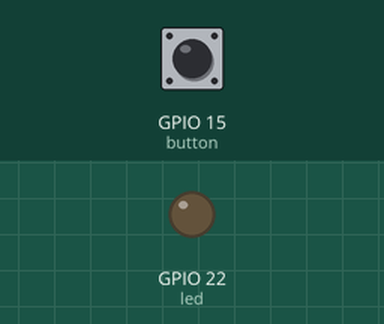
The sketch below on a simulated ESP32. Shown: output pins drawn as LEDs (lit = HIGH). The test bench sets the inputs (shaded band); at power-on: GPIO 15 (button) LOW. WiFi joins after 1.5 s; servers stay silent unless stated; no MQTT or app messages arrive unless stated; what the sketch prints to the serial monitor is not drawn.

Above: at 2.7 s.
2.8 s: GPIO 15 (button) pulled HIGH for 1 s
At 4.2 s:
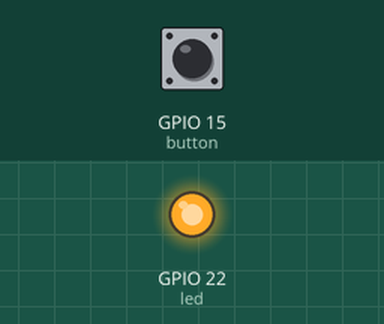
8.0 s: GPIO 15 (button) pulled HIGH for 3.2 s
At 12.9 s:
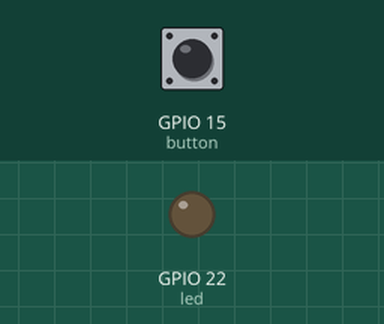
Timing chart, 0 to 14.4 s (numbered marks = the images above; inputs shaded):
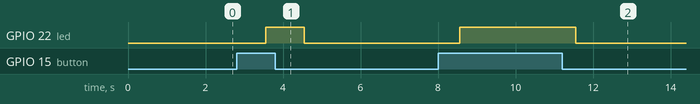

The sketch:

esp32_connect.ino
```cpp
#include <pgmspace.h>

#include <WiFiClientSecure.h>
#include <PubSubClient.h>
#include <ArduinoJson.h>
#include "WiFi.h"
#include <TinyGPS++.h>
#include <SoftwareSerial.h>


#define AWS_IOT_PUBLISH_TOPIC   "esp32/pub"
#define AWS_IOT_SUBSCRIBE_TOPIC "esp32/sub"


#define THINGNAME "My_esp32"                                       //change this

const char WIFI_SSID[] = "Lalith";                                        //change this
const char WIFI_PASSWORD[] = "9989862597";                                    //change this
const char AWS_IOT_ENDPOINT[] = "a1vfjjylz5cybm-ats.iot.us-west-2.amazonaws.com";        //change this

  int led = 22;     // LED pin
int button = 15; // push button is connected
int temp = 0;    // temporary variable for reading the button pin status


// Amazon Root CA 1
static const char AWS_CERT_CA[] PROGMEM = R"EOF(
-----BEGIN CERTIFICATE-----
MIIDQTCCAimgAwIBAgITBmyfz5m/jAo54vB4ikPmljZbyjANBgkqhkiG9w0BAQsF
ADA5MQswCQYDVQQGEwJVUzEPMA0GA1UEChMGQW1hem9uMRkwFwYDVQQDExBBbWF6
b24gUm9vdCBDQSAxMB4XDTE1MDUyNjAwMDAwMFoXDTM4MDExNzAwMDAwMFowOTEL
MAkGA1UEBhMCVVMxDzANBgNVBAoTBkFtYXpvbjEZMBcGA1UEAxMQQW1hem9uIFJv
b3QgQ0EgMTCCASIwDQYJKoZIhvcNAQEBBQADggEPADCCAQoCggEBALJ4gHHKeNXj
ca9HgFB0fW7Y14h29Jlo91ghYPl0hAEvrAIthtOgQ3pOsqTQNroBvo3bSMgHFzZM
9O6II8c+6zf1tRn4SWiw3te5djgdYZ6k/oI2peVKVuRF4fn9tBb6dNqcmzU5L/qw
IFAGbHrQgLKm+a/sRxmPUDgH3KKHOVj4utWp+UhnMJbulHheb4mjUcAwhmahRWa6
VOujw5H5SNz/0egwLX0tdHA114gk957EWW67c4cX8jJGKLhD+rcdqsq08p8kDi1L
93FcXmn/6pUCyziKrlA4b9v7LWIbxcceVOF34GfID5yHI9Y/QCB/IIDEgEw+OyQm
jgSubJrIqg0CAwEAAaNCMEAwDwYDVR0TAQH/BAUwAwEB/zAOBgNVHQ8BAf8EBAMC
AYYwHQYDVR0OBBYEFIQYzIU07LwMlJQuCFmcx7IQTgoIMA0GCSqGSIb3DQEBCwUA
A4IBAQCY8jdaQZChGsV2USggNiMOruYou6r4lK5IpDB/G/wkjUu0yKGX9rbxenDI
U5PMCCjjmCXPI6T53iHTfIUJrU6adTrCC2qJeHZERxhlbI1Bjjt/msv0tadQ1wUs
N+gDS63pYaACbvXy8MWy7Vu33PqUXHeeE6V/Uq2V8viTO96LXFvKWlJbYK8U90vv
o/ufQJVtMVT8QtPHRh8jrdkPSHCa2XV4cdFyQzR1bldZwgJcJmApzyMZFo6IQ6XU
5MsI+yMRQ+hDKXJioaldXgjUkK642M4UwtBV8ob2xJNDd2ZhwLnoQdeXeGADbkpy
rqXRfboQnoZsG4q5WTP468SQvvG5M
-----END CERTIFICATE-----
)EOF";

// Device Certificate                                               //change this
static const char AWS_CERT_CRT[] PROGMEM = R"KEY(
-----BEGIN CERTIFICATE-----
MIIDWjCCAkKgAwIBAgIVAMwFWN0xggm7V0ne0SFheVhF+t65MA0GCSqGSIb3DQEB
CwUAME0xSzBJBgNVBAsMQkFtYXpvbiBXZWIgU2VydmljZXMgTz1BbWF6b24uY29t
IEluYy4gTD1TZWF0dGxlIFNUPVdhc2hpbmd0b24gQz1VUzAeFw0yMTExMDYxNDQ4
MzZaFw00OTEyMzEyMzU5NTlaMB4xHDAaBgNVBAMME0FXUyBJb1QgQ2VydGlmaWNh
dGUwggEiMA0GCSqGSIb3DQEBAQUAA4IBDwAwggEKAoIBAQC7Rd5d8KXcgmS8IPh3
vvpqkR4ZK3cxkTUYJvspb39+Bv73wW3LqAE3cTv+XWW0Qt9a7SrsggcVtwB97JOa
tHEzKukgD8Ek4jLtn1ro1EH4naih8YCt02ZONHx03dFOmCWcrMsOpkwyXk7aRY2s
mVBnVW1WSK2rjD8RF/XpxFXuGwy5NUUBoCVavnljwmtHZLePCuZ0yX+/H0sQwdzP
Pygck/r5XRhyd5WUbq5s/+OLRMMQ77WVD680H8t+pGvWSgj/ou7NdLlfyrOdvPm5
0xC+Z+vS+JZ7kctXErwdFiOFpJx92nK/uvffQqKLpTKWw1IPsvknsLza0TKjBL8b
X09xAgMBAAGjYDBeMB8GA1UdIwQYMBaAFKUaZ2BimfAOMnfqx4Jef3s1tmxpMB0G
A1UdDgQWBBSXwIckblY/pe3tIYFqsY8G9uOVHjAMBgNVHRMBAf8EAjAAMA4GA1Ud
DwEB/wQEAwIHgDANBgkqhkiG9w0BAQsFAAOCAQEAHEpuNts66sqdKgAwJQCRsUQw
s2kpYR4VmxMvQ22Jvtx8CkGdzC5TGyimNQCO6DOmAifohkhXuN33G7Piu87HtRNj
XtiWMyIPkdFnob5WhWsw5pTkWlnyS2hTTmi5CWtvmoCGDewZFCJQglkILdyPzAJK
Luw2Ldy3J9wCXgQDN7c+1MXWVy2AduPBSBQ1X8RLB4t3urIeiZXo48LWRcq5ms2I
Cj+nNqnl1lGvSAGgCiRLV/9L368Sty2GXr2hSi1XuXzXXgOrqSVfU5e9DIu+QA4Z
t3wzN2IpAx57ANsarL/U74188ym1qsE/n25PkxRnsa6QiM58T8Wmtn2iZYXbSw==
-----END CERTIFICATE-----
)KEY";

// Device Private Key                                               //change this
static const char AWS_CERT_PRIVATE[] PROGMEM = R"KEY(
-----BEGIN RSA PRIVATE KEY-----
MIIEowIBAAKCAQEAu0XeXfCl3IJkvCD4d776apEeGSt3MZE1GCb7KW9/fgb+98Ft
y6gBN3E7/l1ltELfWu0q7IIHFbcAfeyTmrRxMyrpIA/BJOIy7Z9a6NRB+J2oofGA
rdNmTjR8dN3RTpglnKzLDqZMMl5O2kWNrJlQZ1VtVkitq4w/ERf16cRV7hsMuTVF
AaAlWr55Y8JrR2S3jwrmdMl/vx9LEMHczz8oHJP6+V0YcneVlG6ubP/ji0TDEO+1
lQ+vNB/LfqRr1koI/6LuzXS5X8qznbz5udMQvmfr0viWe5HLVxK8HRYjhaScfdpy
v7r330Kii6UylsNSD7L5J7C82tEyowS/G19PcQIDAQABAoIBAE0iBOmqQZZmOnlm
FxCzH08fQEdbqLdIuJafD5nMa7WLyh5flApqwz2DrRMigs5RMM+xmZlaIPLnshMr
iswQgAN0LBrhgkrfw9wtY3M8YYO15Av3fWmbBas2YQB9kEUP04YJgYUiJ4YjY9Tx
Ct5JM12sSOFeA/IBTMSMmuPS0xXDaAIsT0hC4F4ffuxtXP9TZNnyAZzyVhU7vlz1
MKsaW+/bJ5VqiPogRBl2Bhzu4CztziVwet0XNGtd/q6tiaacrfmufI7F0rnHkQ2a
Ttz1y9lI2zoI2mAUrhhFf7mz3DTLAFMvRmv972plMdpRx3gVbfsdcjwROp2ICQqf
bS+IYqUCgYEA3il2bQ1rPIhl4nENqLtFDrzXWgAucTnH9oPhxxhuAgeQIjPBWsbi
gK2/9SzLRSn72t7MzUhxTvheiDNCPlDC8W6252z7AhACRa7lucbmOyFdlY02fdsU
bsk1avTa0+OkU8zfPyHk0KHJZU0GrqhYUS+8dkNU8nvmTS+YGDZvxz8CgYEA18wD
Tcbo7Xpw0hc1AdsJK93xnthlbL0IUFx5Ob2nlvoUa6dc6mF4+BdrWCK6xJomkw5i
rK/z6o0fitDjCHKMFaMvBWbYVSWr5NJxRiiKhCe1NrrdePJJxGnKnV5BkkLC6/cP
16hhGT+JCYE85i+tjTaJq5ecMIFu1NkFfMk1bU8CgYA3KPROf1Zw4Szq3EcX7edn
kVum7QSa+E2912DnnhkyR85xr4gCkf8LFBjlNwoBUjtGTKttDN+VS/Wsu41nC4Zb
i7G+JEDuciseQh6n0cq4Q8CIsVcmSI76Mtsgg0sR8SOL6wJDGpdFdeYbUNSn6QSE
o+WXN4CP9FNqNrb8zAdU4QKBgQCSay92r1bOAvzX370slCTF6eKOZ79xp1UjyYrL
Pb6fdvEyFi26Lga5NpK0C2R0Dy/LKcCT8RLr+3MCajcRPT+FUuKNpLl2FIhsSslm
1A0gHB0dlG6/KI4awbkjS5fsGHZPSqQqLGotiml91H2wpXr5TJ7emZD1bGz56IKL
p64jiwKBgEgb7KnS4P2jersTdwFQC5RPDQjh4FzXKcRpm5abTk38QueAE1byaBif
TcXz2WuLvcy6fhqdqFCyffl/mSQt9Hd+vgOFwHMi6phE3YXjf2kRwZh9NkCfc7Um
6nSJFyjREn1NYAR+2fTG7RWeZanfUOxLDvD6PG8ItvTcqcggzaS1
-----END RSA PRIVATE KEY-----
)KEY";


WiFiClientSecure net = WiFiClientSecure();
PubSubClient client(net);

void connectAWS()
{
  WiFi.mode(WIFI_STA);
  WiFi.begin(WIFI_SSID, WIFI_PASSWORD);

  Serial.println("Connecting to Wi-Fi");

  while (WiFi.status() != WL_CONNECTED){
    delay(500);
    Serial.print(".");
  }

  // Configure WiFiClientSecure to use the AWS IoT device credentials
  net.setCACert(AWS_CERT_CA);
  net.setCertificate(AWS_CERT_CRT);
  net.setPrivateKey(AWS_CERT_PRIVATE);

  // Connect to the MQTT broker on the AWS endpoint we defined earlier
  client.setServer(AWS_IOT_ENDPOINT, 8883);

  // Create a message handler
  client.setCallback(messageHandler);

  Serial.print("Connecting to AWS IOT");

  while (!client.connect(THINGNAME)) {
    Serial.print(".");
    delay(100);
  }

  if(!client.connected()){
    Serial.println("AWS IoT Timeout!");
    return;
  }

  // Subscribe to a topic
  client.subscribe(AWS_IOT_SUBSCRIBE_TOPIC);

  Serial.println("AWS IoT Connected!");
}

/*void publishMessage()
{
StaticJsonDocument<200> doc;

 doc["Button_status"] = digitalRead(button);
char jsonBuffer[512];
serializeJson(doc, jsonBuffer); // print to client

  client.publish(AWS_IOT_PUBLISH_TOPIC, jsonBuffer);
}
*/
void publishMessage()
{
  char payload[512];
  sprintf(payload,"{\"Action\":\"pressed\"}");
  client.publish(AWS_IOT_PUBLISH_TOPIC, payload);
  Serial.print("Published Message:");
  Serial.println(payload);
}

void messageHandler(char* topic, byte* payload, unsigned int length) {
  Serial.print("incoming: ");
  Serial.println(topic);

  StaticJsonDocument<200> doc;
  deserializeJson(doc, payload);
  const char* message = doc["message"];
  Serial.println(message);
}


void setup() {
  Serial.begin(9600);
  connectAWS();
  pinMode(led, OUTPUT);   // declare LED as output
  pinMode(button, INPUT);// declare push button as input

}


void loop() {
  temp = digitalRead(button);
    // This sketch displays information every time a new sentence is correctly encoded.


     if (temp == HIGH) {
        digitalWrite(led, HIGH);
        Serial.println("LED Turned ON");

        publishMessage();
         client.loop();
        delay(1000);
       }
   else {
        digitalWrite(led, LOW);

         client.loop();
        delay(1000);
       }


}
```

Measured:
- after the input at 2.8 s, GPIO 22 (led): LOW → HIGH after 0.75 s, → LOW 1.0 s later
- after the input at 8.0 s, GPIO 22 (led): LOW → HIGH after 0.56 s, → LOW 3.0 s later
